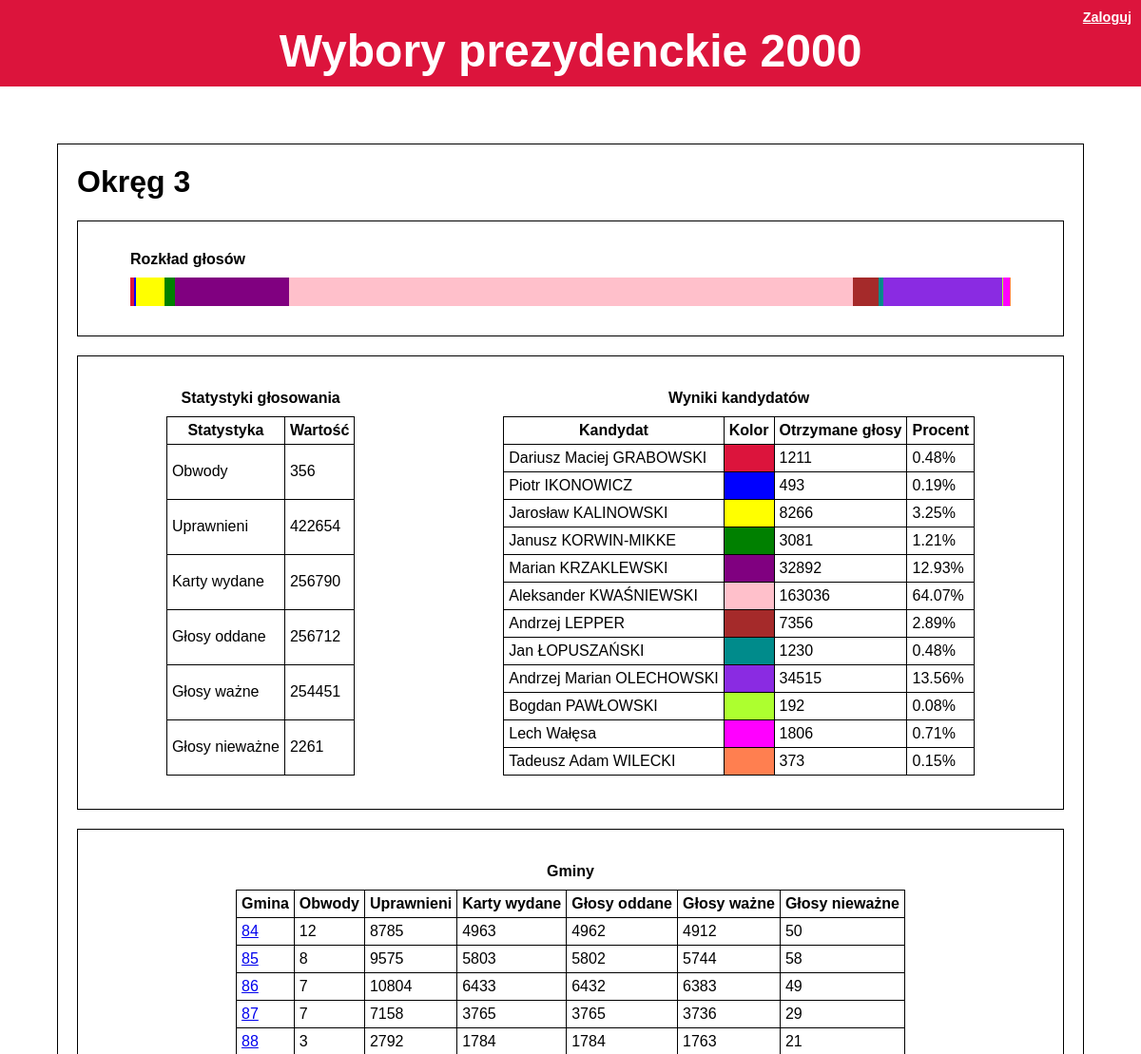
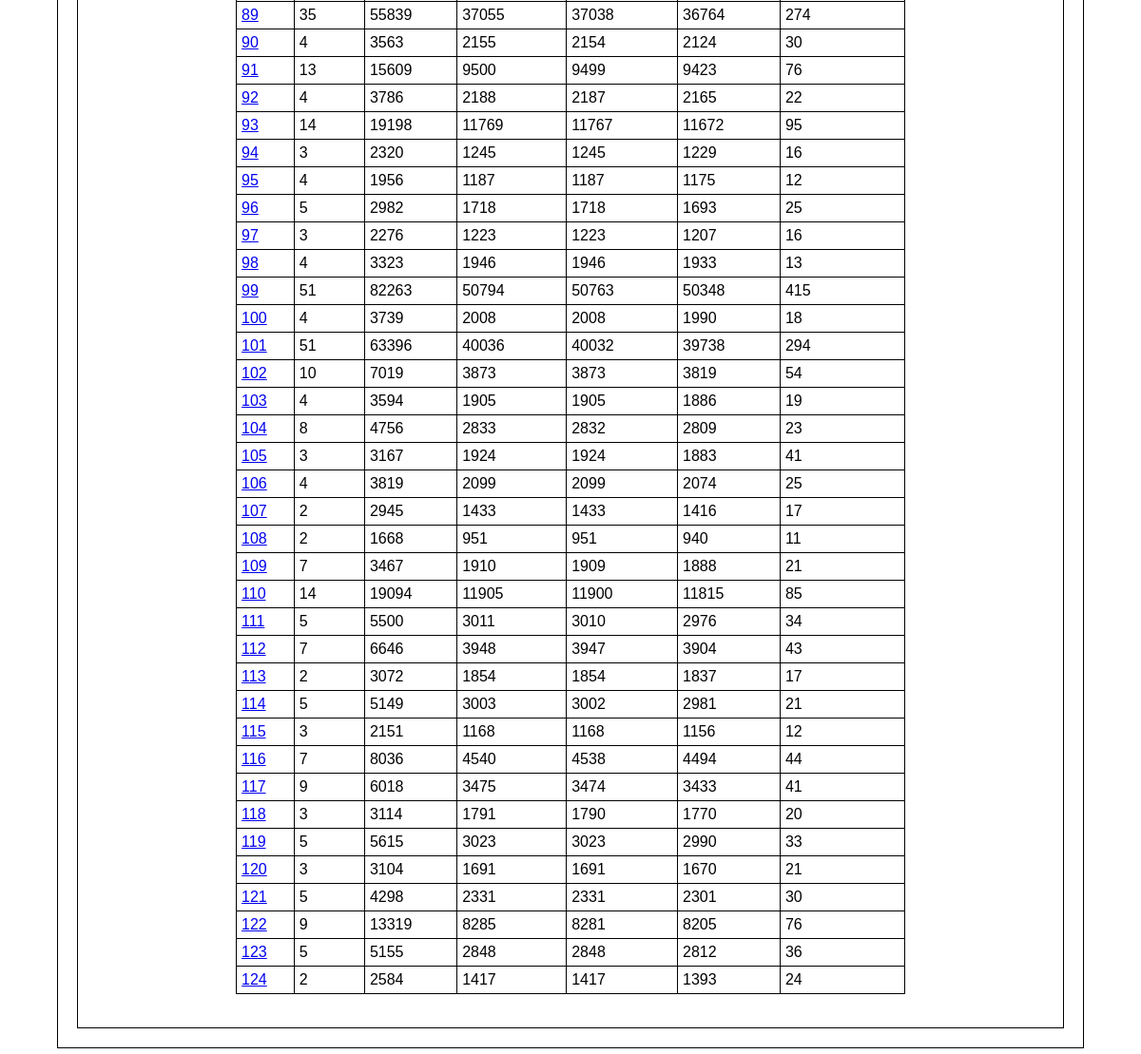
The page /pkw/district/3 on the database its author committed (2 pictures, top to bottom).
### main/models.py (models this page shows, shortened)
class Area(models.Model):
    class Meta:
        abstract = True
    def __str__(self):
        return "%s %s" % (area_names[type(self).__name__.lower()], self.pk)
    def sum_attr(self, attr):
        attr_sum = 0
        for child in self.children():
            value = getattr(child, attr)
            if callable(value):
                value = value()
            attr_sum += value
        return attr_sum
    def valid(self):
        return self.sum_attr("valid")
    def invalid(self):
        return self.sum_attr("invalid")
    def cards(self):
        return self.sum_attr("cards")
    def subareas(self):
        return self.sum_attr("subareas")
    def people(self):
        return self.sum_attr("people")
    def given(self):
        return self.sum_attr("given")
    def grabowski(self):
        return self.sum_attr("grabowski")
    def ikonowicz(self):
        return self.sum_attr("ikonowicz")
    def kalinowski(self):
        return self.sum_attr("kalinowski")
    def korwin(self):
        return self.sum_attr("korwin")
    def krzaklewski(self):
        return self.sum_attr("krzaklewski")
    def kwasniewski(self):
        return self.sum_attr("kwasniewski")
    def lepper(self):
        return self.sum_attr("lepper")
    def lopuszanski(self):
        return self.sum_attr("lopuszanski")
    def olechowski(self):
        return self.sum_attr("olechowski")
    def pawlowski(self):
        return self.sum_attr("pawlowski")
    def walesa(self):
        return self.sum_attr("walesa")
    def wilecki(self):
        return self.sum_attr("wilecki")

class District(Area):
    voivodeship = models.ForeignKey(Voivodeship,
                                    verbose_name=area_names['voivodeship'],
                                    on_delete=models.CASCADE)
    def children(self):
        return self.commune_set.all()

class Commune(Area):
    district = models.ForeignKey(District, verbose_name='Okręg', on_delete=models.CASCADE)
    name = models.CharField('Nazwa', max_length=255, validators=[RegexValidator(regex=r"^([^\W_]|[- ])+$")])
    subareas = models.IntegerField(stat_names['subareas'], validators=[MinValueValidator(0)])
    people = models.IntegerField(stat_names['people'], validators=[MinValueValidator(0)])
    cards = models.IntegerField(stat_names['cards'], validators=[MinValueValidator(0)])
    invalid = models.IntegerField(stat_names['invalid'], validators=[MinValueValidator(0)])
    grabowski = models.IntegerField(candidate_names['grabowski'], validators=[MinValueValidator(0)])
    ikonowicz = models.IntegerField(candidate_names['ikonowicz'], validators=[MinValueValidator(0)])
    kalinowski = models.IntegerField(candidate_names['kalinowski'], validators=[MinValueValidator(0)])
    korwin = models.IntegerField(candidate_names['korwin'], validators=[MinValueValidator(0)])
    krzaklewski = models.IntegerField(candidate_names['krzaklewski'], validators=[MinValueValidator(0)])
    kwasniewski = models.IntegerField(candidate_names['kwasniewski'], validators=[MinValueValidator(0)])
    lepper = models.IntegerField(candidate_names['lepper'], validators=[MinValueValidator(0)])
    lopuszanski = models.IntegerField(candidate_names['lopuszanski'], validators=[MinValueValidator(0)])
    olechowski = models.IntegerField(candidate_names['olechowski'], validators=[MinValueValidator(0)])
    pawlowski = models.IntegerField(candidate_names['pawlowski'], validators=[MinValueValidator(0)])
    walesa = models.IntegerField(candidate_names['walesa'], validators=[MinValueValidator(0)])
    wilecki = models.IntegerField(candidate_names['wilecki'], validators=[MinValueValidator(0)])
    def __str__(self):
        return "Gmina %s" % self.name
    def valid(self):
        attr_sum = 0
        for candidate in candidates:
            attr_sum += getattr(self, candidate)
        return attr_sum
    def given(self):
        return self.valid() + self.invalid

### main/views.py (the view)
# urls.py: url(r'district/(?P<pk>\d+)$', views.district, name='district'),
def district(request, pk):
    return area(request, pk, District, 'commune')

### main/templatetags/main_filters.py (called while the page is built)
@register.filter(name='getattr')
def getattribute(value, arg):
    attr = getattr(value, arg)
    if callable(attr):
        attr = attr()
    return attr

@register.filter(name='get')
def get(dic, key):
    return dic.get(key)

### main/views.py (called while the page is built)
def area(request, pk, area_type, child_name, commune_form=None):
    area = get_object_or_404(area_type, pk=pk)
    return render(request, 'main/area.html',
                 {'area': area, 'child_name': child_name,
                  'commune_form': commune_form, **dictionaries})

### main/templates/main/area.html (shortened to what this page needs)
{% extends 'main/base.html' %}
{% load static %}
{% load main_filters %}
{% load mathfilters %}
{% block main %}
    <header class="pageheader"> <h1>{{ area }}</h1></header>
    <section>
            <figure>
            <figcaption>Rozkład głosów</figcaption>
                <div class="line_chart">
                {% for cand in candidates %}
                    <div style="background-color: {{ candidate_colors|get:cand }};
                        width: {{ area|getattr:cand|div:area.valid|mul:100 }}%"></div>
                {% endfor %}
                </div>
            </figure>
        </section>
    <section class="flex_container">
        <table>
            <caption>
                Statystyki głosowania
            </caption>
            <thead>
                <tr>
                    <th>Statystyka</th>
                    <th>Wartość</th>
                </tr>
            </thead>
            <tbody>
            {% for stat in stats %}
                <tr>
                    <td>{{ stat_names|get:stat }}</td>
                    <td>{{ area|getattr:stat }}</td>
                </tr>
            {% endfor %}
            </tbody>
        </table>
        <table class="cand_table">
            <caption>
                Wyniki kandydatów
            </caption>
            <thead>
                <tr>
                    <th>Kandydat</th>
                    <th>Kolor</th>
                    <th>Otrzymane głosy</th>
                    <th class="large_only">Procent</th>
                </tr>
            </thead>
            <tbody>
            {% if commune_form and request.user.is_authenticated %}
            <form method="POST">
            {% csrf_token %}
                {% for cand in candidates %}
                <tr>
                    <td><label for="{{ commune_form|getattr:cand|getattr:id_for_label }}">{{ candidate_names|get:cand }}</label></td>
                    <td style="background-color: {{ candidate_colors|get:cand }}"></td>
                    <td>{{ commune_form|getattr:cand }}</td>
                    <td class="large_only">{{ area|getattr:cand|div:area.valid|mul:100|floatformat:2 }}%</td>
                </tr>
                {% endfor %}
                <input type="submit">
            </form>
            {% else %}
                {% for cand in candidates %}
                <tr>
                    <td>{{ candidate_names|get:cand }}</td>
                    <td style="background-color: {{ candidate_colors|get:cand }}"></td>
                    <td>{{ area|getattr:cand }}</td>
                    <td class="large_only">{{ area|getattr:cand|div:area.valid|mul:100|floatformat:2 }}%</td>
                </tr>
                {% endfor %}
            {% endif %}
            </tbody>
        </table>
    </section>
    {% if area.children %}
    <section>
        <table class="centered">
            <caption>{{ area_names_p|get:child_name }}</caption>
            <thead>
                <tr>
                    <th>{{ area_names|get:child_name }}</th>
                    {% for stat in stats %}
                        {% if stat == 'people' or stat == 'valid' %}
                        <th class="not_small">
                        {% else %}
                        <th class="large_only">
                        {% endif %}
                        {{ stat_names|get:stat }}</th>
                    {% endfor %}
                </tr>
            </thead>
            <tbody>
            {% for subarea in area.children %}
                <tr>
                    <td>
                        <a href="{% with 'main:'|add:child_name as addr %}{% url addr subarea.pk %}{% endwith %}" title="{{ subarea }}"> {{ subarea.pk }} </a>
                    </td>
                    {% for stat in stats %}
                        {% if stat == 'people' or stat == 'valid' %}
                        <td class="not_small">
                        {% else %}
                        <td class="large_only">
                        {% endif %}
                        {{ subarea|getattr:stat }}</td>
                    {% endfor %}
                </tr>
            {% endfor %}
            </tbody>
        </table>
    </section>
    {% endif %}
{% endblock %}

### main/static/main/style.css (style rules this page uses)
body { margin: 0; font-family: Arial, Verdana, sans-serif; }
header.pageheader { margin:20px; }
table, td, th { border: 1px solid black; }
table { border-collapse: collapse; margin-top: 20px; margin-bottom: 20px; }
table caption { margin-bottom: 10px; font-weight: bold; }
figcaption { font-weight: bold; }
.cand_table { max-width: 70%; }
.centered { margin-left: auto; margin-right: auto; }
td, th { padding: 5px; }
section { margin:20px; border: 1px solid black; padding:15px; }
.flex_container { display: flex; justify-content: space-around; }
.line_chart { height: 30px; margin: 0px; margin-top: 10px; padding: 0; background-color: aquamarine; display: flex; }
.line_chart > div { margin: 0; padding: 0; height: 100% }

### rows shown on the page
District: id "Okręg 3", stats "356" "422654" "256790" "256712" "254451" "2261", candidates "1211" "493" "8266" "3081" "32892" "163036" "7356" "1230" "34515" "192" "1806" "373", candidates "0.48" "0.19" "3.25" "1.21" "12.93" "64.07" "2.89" "0.48" "13.56" "0.08" "0.71" "0.15"
Commune: pk "84", stats "12" "8785" "4963" "4962" "4912" "50"
Commune: pk "85", stats "8" "9575" "5803" "5802" "5744" "58"
Commune: pk "86", stats "7" "10804" "6433" "6432" "6383" "49"
Commune: pk "87", stats "7" "7158" "3765" "3765" "3736" "29"
Commune: pk "88", stats "3" "2792" "1784" "1784" "1763" "21"
Commune: pk "89", stats "35" "55839" "37055" "37038" "36764" "274"
Commune: pk "90", stats "4" "3563" "2155" "2154" "2124" "30"
Commune: pk "91", stats "13" "15609" "9500" "9499" "9423" "76"
Commune: pk "92", stats "4" "3786" "2188" "2187" "2165" "22"
Commune: pk "93", stats "14" "19198" "11769" "11767" "11672" "95"
Commune: pk "94", stats "3" "2320" "1245" "1245" "1229" "16"
Commune: pk "95", stats "4" "1956" "1187" "1187" "1175" "12"
Commune: pk "96", stats "5" "2982" "1718" "1718" "1693" "25"
Commune: pk "97", stats "3" "2276" "1223" "1223" "1207" "16"
Commune: pk "98", stats "4" "3323" "1946" "1946" "1933" "13"
Commune: pk "99", stats "51" "82263" "50794" "50763" "50348" "415"
Commune: pk "100", stats "4" "3739" "2008" "2008" "1990" "18"
Commune: pk "101", stats "51" "63396" "40036" "40032" "39738" "294"
Commune: pk "102", stats "10" "7019" "3873" "3873" "3819" "54"
Commune: pk "103", stats "4" "3594" "1905" "1905" "1886" "19"
Commune: pk "104", stats "8" "4756" "2833" "2832" "2809" "23"
Commune: pk "105", stats "3" "3167" "1924" "1924" "1883" "41"
Commune: pk "106", stats "4" "3819" "2099" "2099" "2074" "25"
Commune: pk "107", stats "2" "2945" "1433" "1433" "1416" "17"
Commune: pk "108", stats "2" "1668" "951" "951" "940" "11"
Commune: pk "109", stats "7" "3467" "1910" "1909" "1888" "21"
Commune: pk "110", stats "14" "19094" "11905" "11900" "11815" "85"
Commune: pk "111", stats "5" "5500" "3011" "3010" "2976" "34"
Commune: pk "112", stats "7" "6646" "3948" "3947" "3904" "43"
Commune: pk "113", stats "2" "3072" "1854" "1854" "1837" "17"
Commune: pk "114", stats "5" "5149" "3003" "3002" "2981" "21"
Commune: pk "115", stats "3" "2151" "1168" "1168" "1156" "12"
Commune: pk "116", stats "7" "8036" "4540" "4538" "4494" "44"
Commune: pk "117", stats "9" "6018" "3475" "3474" "3433" "41"
Commune: pk "118", stats "3" "3114" "1791" "1790" "1770" "20"
Commune: pk "119", stats "5" "5615" "3023" "3023" "2990" "33"
Commune: pk "120", stats "3" "3104" "1691" "1691" "1670" "21"
Commune: pk "121", stats "5" "4298" "2331" "2331" "2301" "30"
Commune: pk "122", stats "9" "13319" "8285" "8281" "8205" "76"
Commune: pk "123", stats "5" "5155" "2848" "2848" "2812" "36"
Commune: pk "124", stats "2" "2584" "1417" "1417" "1393" "24"

### other values the page prints
{{ stat_names|get:stat }} "Obwody" "Uprawnieni" "Karty wydane" "Głosy oddane" "Głosy ważne" "Głosy nieważne"
{{ candidate_names|get:cand }} "Dariusz Maciej GRABOWSKI" "Piotr IKONOWICZ" "Jarosław KALINOWSKI" "Janusz KORWIN-MIKKE" "Marian KRZAKLEWSKI" "Aleksander KWAŚNIEWSKI" "Andrzej LEPPER" "Jan ŁOPUSZAŃSKI" "Andrzej Marian OLECHOWSKI" "Bogdan PAWŁOWSKI" "Lech Wałęsa" "Tadeusz Adam WILECKI"
{{ area_names_p|get:child_name }} "Gminy"
{{ area_names|get:child_name }} "Gmina"
